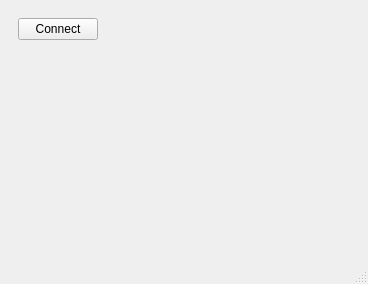
<?xml version="1.0" encoding="UTF-8"?>
<ui version="4.0">
 <class>MainWindow</class>
 <widget class="QMainWindow" name="MainWindow">
  <property name="geometry">
   <rect>
    <x>0</x>
    <y>0</y>
    <width>368</width>
    <height>284</height>
   </rect>
  </property>
  <property name="windowTitle">
   <string>MainWindow</string>
  </property>
  <widget class="QWidget" name="centralwidget">
   <layout class="QGridLayout" name="gridLayout">
    <item row="1" column="2">
     <spacer name="verticalSpacer_2">
      <property name="orientation">
       <enum>Qt::Vertical</enum>
      </property>
      <property name="sizeHint" stdset="0">
       <size>
        <width>20</width>
        <height>2</height>
       </size>
      </property>
     </spacer>
    </item>
    <item row="0" column="0">
     <layout class="QVBoxLayout" name="verticalLayout">
      <property name="leftMargin">
       <number>9</number>
      </property>
      <property name="topMargin">
       <number>9</number>
      </property>
      <property name="rightMargin">
       <number>9</number>
      </property>
      <property name="bottomMargin">
       <number>9</number>
      </property>
      <item>
       <widget class="QPushButton" name="btn_connect">
        <property name="text">
         <string>Connect</string>
        </property>
       </widget>
      </item>
      <item>
       <spacer name="verticalSpacer">
        <property name="orientation">
         <enum>Qt::Vertical</enum>
        </property>
        <property name="sizeHint" stdset="0">
         <size>
          <width>20</width>
          <height>40</height>
         </size>
        </property>
       </spacer>
      </item>
     </layout>
    </item>
    <item row="0" column="4">
     <spacer name="horizontalSpacer">
      <property name="orientation">
       <enum>Qt::Horizontal</enum>
      </property>
      <property name="sizeHint" stdset="0">
       <size>
        <width>2</width>
        <height>20</height>
       </size>
      </property>
     </spacer>
    </item>
    <item row="0" column="2">
     <widget class="DhRgiWidget" name="widgetRgiDevice" native="true"/>
    </item>
    <item row="0" column="1">
     <widget class="DhPgcWidget" name="widgetPgcDevice" native="true"/>
    </item>
   </layout>
  </widget>
  <widget class="QMenuBar" name="menubar">
   <property name="geometry">
    <rect>
     <x>0</x>
     <y>0</y>
     <width>368</width>
     <height>21</height>
    </rect>
   </property>
  </widget>
  <widget class="QStatusBar" name="statusbar"/>
 </widget>
 <customwidgets>
  <customwidget>
   <class>DhRgiWidget</class>
   <extends>QWidget</extends>
   <header location="global">dh-robotic/dhrgiwidget.h</header>
   <container>1</container>
  </customwidget>
  <customwidget>
   <class>DhPgcWidget</class>
   <extends>QWidget</extends>
   <header location="global">dh-robotic/dhpgcwidget.h</header>
   <container>1</container>
  </customwidget>
 </customwidgets>
 <resources/>
 <connections/>
</ui>
